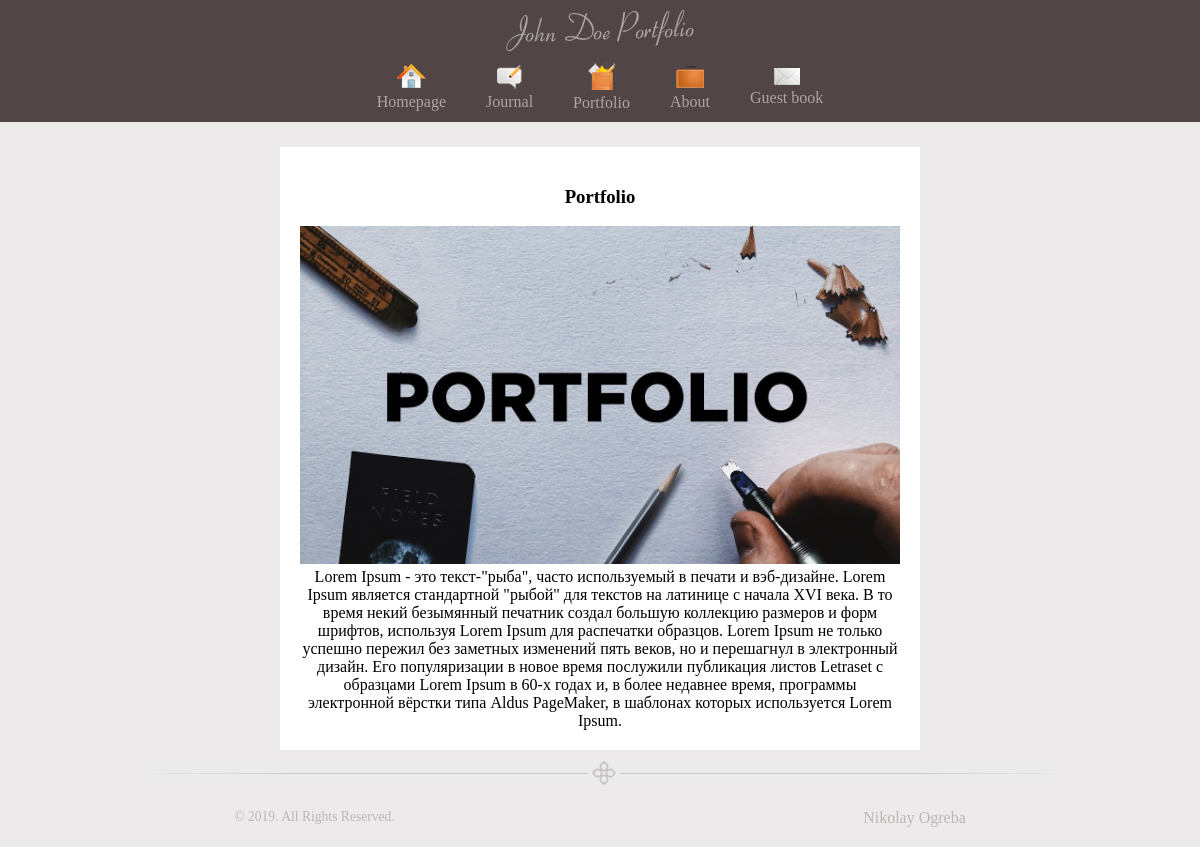
Screenshot of /?view=page&page_id=3 with the database file from the repository.
### tables this page shows
CREATE TABLE IF NOT EXISTS `pages` (
  `id` tinyint(3) unsigned NOT NULL,
  `metaKey` varchar(255) NOT NULL,
  `metaDes` varchar(255) NOT NULL,
  `iconImg` varchar(255) NOT NULL DEFAULT 'notImg.png',
  `imgPage` varchar(255) NOT NULL DEFAULT 'no img',
  `titleSite` varchar(255) NOT NULL,
  `textSite` text NOT NULL,
  `namePage` varchar(255) NOT NULL DEFAULT 'no name'
);

### controller/controller.php (called while the page is built, shortened)
<?php
    $pages = get_full_pages();
    $view = empty($_GET['view']) ? 'guest_book' : $_GET['view'];
    switch($view) {
    	case('page'):
    		if(isset($_GET['page_id'])) {
    			$get_page_id = abs( (int)$_GET['page_id'] );
    			$page = get_page($get_page_id);
    		}
    	break;
    }
    require(TEMPLATE . 'index.php');

### index.php (called while the page is built, shortened)
<?php
	require(CONTROLLER);
?>

### model/model.php (called while the page is built, shortened)
<?php
	function get_full_pages()
	{
		$query = "SELECT `id`, `iconImg`, `titleSite`, `namePage` FROM `pages`";
		$res_select_pages = mysqli_query($GLOBALS['db'], $query) or die(mysqli_error($GLOBALS['db']));
		$get_array_pages = [];
		while($row = mysqli_fetch_assoc($res_select_pages)) {
			$get_array_pages[] = $row;
		}
		return $get_array_pages;
	}
	function get_page($get_page_id)
	{
		$query = "SELECT `metaKey`, `metaDes`, `iconImg`, `imgPage`, `titleSite`, `textSite` FROM `pages` WHERE `id` = $get_page_id";
		$res_select_page = mysqli_query($GLOBALS['db'], $query) or die(mysqli_error($GLOBALS['db']));
		$get_page = [];
		while($row = mysqli_fetch_assoc($res_select_page)) {
			$get_page = $row;
		}
		return $get_page;
	}

### views/viewGuestBook/page.php (the view)
<?php if(!empty($page)): ?>
	<h3><?=$page['titleSite']?></h3>
	<?php if(isset($page['imgPage']) && $page['imgPage'] != 'no img'): ?>
	<img src='<?=TEMPLATE?>images/bg_pages/<?=$page['imgPage']?>' alt='<?=$page['titleSite']?>' />
	<?php endif; ?>
	<?=$page['textSite']?>
<?php else: ?>
	<h3>Такой страницы нет на нашем сайте..</h3>
<?php endif; ?>

### views/viewGuestBook/blocks/header.php (shortened to what this page needs)
<!DOCTYPE HTML>
<html xmlns="http://www.w3.org/1999/xhtml">
<head>
    <link rel="stylesheet" href="<?=TEMPLATE?>styles/main.css" type="text/css" />
</head>
<body>
    <div id="container">
        <div id='header'>
            <img src="<?=TEMPLATE?>images/logo.png" alt = "Логотип сайта" />
            <nav>
                <?php foreach ($pages as $value): ?>
                    <?php if(isset($value['namePage']) && $value['namePage'] === 'no name'): ?>
                        <a href="?view=page&amp;page_id=<?=$value['id']?>">
                        <img src="<?=TEMPLATE?>images/<?=$value['iconImg']?>" alt="<?=$value['titleSite']?>" />
                            <br />
                        <span><?=$value['titleSite']?></span>
                    </a>
                    <?php else: ?>
                        <a href="?view=<?=$value['namePage']?>&amp;page_id=<?=$value['id']?>">
                        <img src="<?=TEMPLATE?>images/<?=$value['iconImg']?>" alt="<?=$value['titleSite']?>" />
                            <br />
                        <span><?=$value['titleSite']?></span>
                    </a>
                    <?php endif; ?>
                <?php endforeach; ?>
            </nav>
        </div>

### views/viewGuestBook/styles/main.css (style rules this page uses)
html { height: 100%; }
body { background-color: #ECEAEA; font-family: Tahoma; font-size: 12pt; margin: 0; padding: 0 0 1px 0; display: block; min-height: 100%; width: 100%; overflow-y: hidden; position: relative; overflow: auto; }
a img { border: none; }
nav { display: flex; align-items: center; justify-content: center; }
#container { text-align: center; margin: 0 auto; }
#container nav { padding: 0 0 10px; }
#container nav a { color: #ACA6A6; text-decoration: none; padding: 0 20px; }
#header { background-color: #514545; }
#content img { width: 100%; }

### rows the page displays
pages: iconImg (picture), titleSite "Homepage"
pages: iconImg (picture), titleSite "Journal"
pages: iconImg (picture), titleSite "Portfolio", imgPage (placeholder picture), textSite "Lorem Ipsum - это текст-\"рыба\", часто используемый в печати и вэб-дизайне. Lorem Ipsum является стандартной \"рыбой\" для текстов на латинице с начала XVI века. В то время некий безымянный печатник создал большую коллекцию размеров и форм шрифтов, используя Lorem Ipsum для распечатки образцов. Lorem Ipsum не только успешно пережил без заметных изменений пять веков, но и перешагнул в электронный дизайн. Его популяризации в новое время послужили публикация листов Letraset с образцами Lorem Ipsum в 60-х годах и, в более недавнее время, программы электронной вёрстки типа Aldus PageMaker, в шаблонах которых используется Lorem Ipsum."
pages: iconImg (picture), titleSite "About"
pages: iconImg (picture), titleSite "Guest book"
